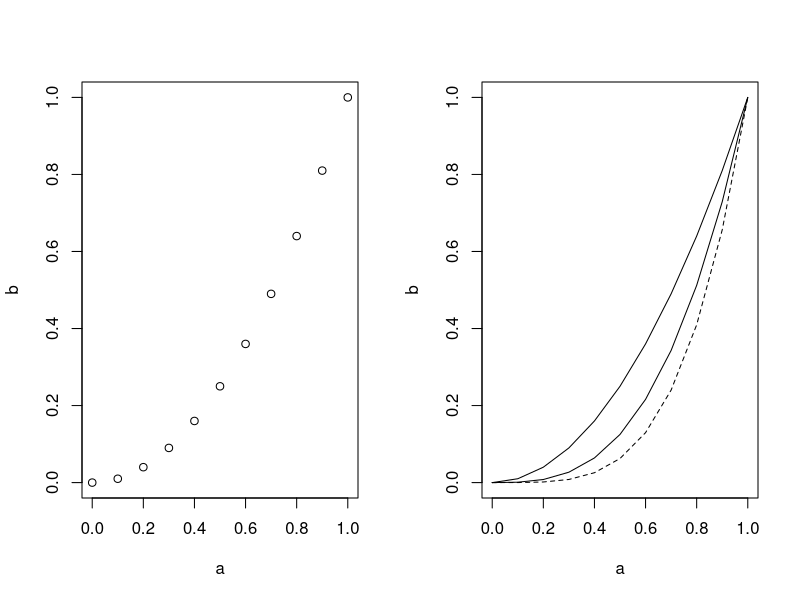

Here is the R script that generated this plot:
#Some basic operations in R
#1. Simple algebraic manipulations
1+2
2*3/5
log(2.71828) #default is base e
2^3
2**3   # ** is the same as ^
a<-exp(0.1)   # <- is the same as =
a
a=exp(0.1)
a
b<-sin(1.2)
a*b

#2. vector and matrix
a<-seq(0,1,0.1)
a
?seq #same as help(seq)
length(a)
a<-c(1,2,3) # a is a column vector
a
a*2
a+1
a**2
sqrt(a)

d<- matrix(c(1,2,3, 11,12,13), nrow = 2, ncol=3, byrow=TRUE)
d
d<- matrix(c(1,2,3, 11,12,13), nrow = 2, ncol=3) #it's by column by default
d
a<-c(1,2,3) # 3x1 matrix
d%*%a    # %*% does matrix multiplication
t(a)%*%t(d)  # t(a) is the transpose of a, same as t(d%*%a)
a%*%t(a)
t(a)%*%a    # note the difference
b<-a[c(1,3)] #gets the 1st & 3rd number in a
b
b<-a[-2] #deletes the 2nd number in a
b
d[1,] #takes first row
d[,1] #takes first col

#3. Simple plots
a<-seq(0,1,0.1)
b<-a^2
par(mfrow=c(1,2))
plot(a,b,type="p") #points
plot(a,b,type="l") #line

#####lines appear on the same plot 
lines(a,a^3,lty=1) #use lines() instead of plot() otherwise it'll create a new plot
lines(a,a^4,lty=2)

par(mfrow=c(1,1))
